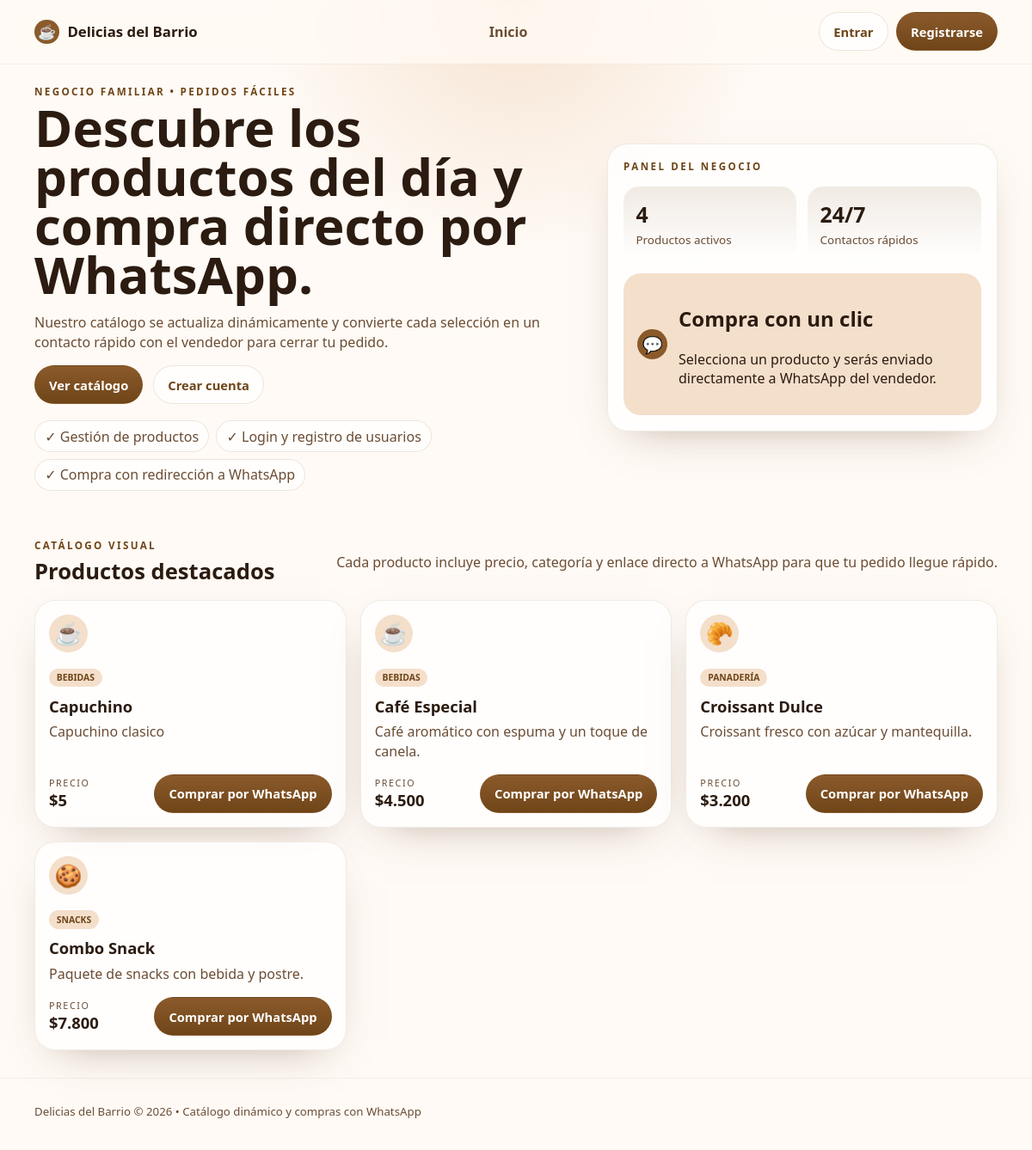
The page / on the database its author committed.
### tables this page shows
CREATE TABLE products (
            id INTEGER PRIMARY KEY AUTOINCREMENT,
            name TEXT NOT NULL,
            description TEXT NOT NULL,
            price REAL NOT NULL DEFAULT 0,
            category TEXT NOT NULL,
            whatsapp TEXT NOT NULL,
            icon TEXT NOT NULL,
            status TEXT NOT NULL DEFAULT 'activo',
            created_at TEXT NOT NULL DEFAULT CURRENT_TIMESTAMP,
            updated_at TEXT NOT NULL DEFAULT CURRENT_TIMESTAMP
        );

### app/Controller.php (called while the page is built, shortened)
<?php
abstract class Controller
{
    protected function view(string $template, array $data = []): void
    {
        extract($data);
        $layout = __DIR__ . '/Views/' . $template . '.php';
        include $layout;
    }
}

### app/Controllers/HomeController.php (called while the page is built, shortened)
<?php
class HomeController extends Controller
{
    public function index(): void
    {
        $pdo = Database::connection();
        $stmt = $pdo->query('SELECT * FROM products WHERE status = "activo" ORDER BY created_at DESC');
        $products = $stmt->fetchAll();
        $this->view('home', [
            'products' => $products,
            'pageTitle' => 'Inicio',
        ]);
    }
}

### app/Router.php (called while the page is built, shortened)
<?php
class Router
{
    public function dispatch(string $uri, string $method): void
    {
        $uri = trim($uri, '/');
        $segments = $uri === '' ? [] : array_filter(explode('/', $uri));
        $action = 'index';
        if ($segments === []) {
            $action = 'index';
        } elseif ($segments[0] === 'login') {
            $controller = AuthController::class;
            $action = $method === 'POST' ? 'login' : 'showLogin';
        } elseif ($segments[0] === 'register') {
            $controller = AuthController::class;
            $action = $method === 'POST' ? 'register' : 'showRegister';
        } elseif ($segments[0] === 'logout') {
            $controller = AuthController::class;
            $action = 'logout';
        } elseif (isset($segments[0], $segments[1]) && $segments[0] === 'admin' && $segments[1] === 'products') {
            $controller = ProductController::class;
            $action = 'manage';
        } elseif (isset($segments[0], $segments[1]) && $segments[0] === 'admin' && $segments[1] === 'import') {
            $controller = ProductController::class;
            $action = 'import';
        } elseif (isset($segments[0], $segments[1]) && $segments[0] === 'admin' && $segments[1] === 'orders') {
            $controller = \App\Controllers\OrderController::class;
            $action = $method === 'POST' ? 'updateStatus' : 'index';
        } elseif ($segments[0] === 'admin') {
            $controller = DashboardController::class;
            $action = 'index';
        } else {
            $controller = HomeController::class;
            $action = 'index';
        }
        $controllerInstance = new $controller();
        $controllerInstance->$action();
    }
}

### index.php (called while the page is built, shortened)
<?php
$uri = parse_url($_SERVER['REQUEST_URI'], PHP_URL_PATH);
$router = new Router();
$router->dispatch($uri, $_SERVER['REQUEST_METHOD']);

### app/Views/home.php (the view)
<?php include __DIR__ . '/partials/header.php'; ?>
<section class="hero-section">
    <div class="container hero-grid">
        <div class="hero-copy">
            <p class="eyebrow">Negocio familiar • Pedidos fáciles</p>
            <h1>Descubre los productos del día y compra directo por WhatsApp.</h1>
            <p class="lead">Nuestro catálogo se actualiza dinámicamente y convierte cada selección en un contacto rápido con el vendedor para cerrar tu pedido.</p>
            <div class="hero-actions">
                <a class="btn btn-primary" href="#catalogo">Ver catálogo</a>
                <a class="btn btn-secondary" href="/register">Crear cuenta</a>
            </div>
            <ul class="hero-points">
                <li>✓ Gestión de productos</li>
                <li>✓ Login y registro de usuarios</li>
                <li>✓ Compra con redirección a WhatsApp</li>
            </ul>
        </div>
        <div class="hero-card">
            <div class="hero-card-top">Panel del negocio</div>
            <div class="hero-stats">
                <div class="stat-box">
                    <strong><?= count($products) ?></strong>
                    <span>Productos activos</span>
                </div>
                <div class="stat-box">
                    <strong>24/7</strong>
                    <span>Contactos rápidos</span>
                </div>
            </div>
            <div class="hero-highlight">
                <span class="highlight-icon">💬</span>
                <div>
                    <h2>Compra con un clic</h2>
                    <p>Selecciona un producto y serás enviado directamente a WhatsApp del vendedor.</p>
                </div>
            </div>
        </div>
    </div>
</section>
<section id="catalogo" class="content-section">
    <div class="container section-header">
        <div>
            <p class="eyebrow">Catálogo visual</p>
            <h2>Productos destacados</h2>
        </div>
        <p class="section-copy">Cada producto incluye precio, categoría y enlace directo a WhatsApp para que tu pedido llegue rápido.</p>
    </div>
    <div class="container product-grid">
        <?php foreach ($products as $product): ?>
            <article class="product-card">
                <div class="product-emoji" aria-hidden="true"><?= htmlspecialchars($product['icon']) ?></div>
                <div class="product-meta">
                    <span class="category-tag"><?= htmlspecialchars($product['category']) ?></span>
                    <h3><?= htmlspecialchars($product['name']) ?></h3>
                    <p><?= htmlspecialchars($product['description']) ?></p>
                </div>
                <div class="product-footer">
                    <div class="price-block">
                        <span class="price-label">Precio</span>
                        <strong class="price-value">$<?= htmlspecialchars($product['formatted_price']) ?></strong>
                    </div>
                    <a class="btn btn-primary buy-link" href="<?= htmlspecialchars($product['whatsapp_url']) ?>" target="_blank" rel="noopener noreferrer">Comprar por WhatsApp</a>
                </div>
            </article>
        <?php endforeach; ?>
    </div>
</section>
<?php include __DIR__ . '/partials/footer.php'; ?>

### app/Views/partials/header.php (shortened to what this page needs)
<?php
$user = $_SESSION['user'] ?? null;
?>
<!DOCTYPE html>
<html lang="es">
<head>
    <link rel="stylesheet" href="/assets/style.css" />
</head>
<body>
<header class="site-header">
    <div class="container nav-wrap">
        <a class="brand" href="/">
            <span class="brand-icon">☕</span>
            <span>Delicias del Barrio</span>
        </a>
        <nav class="site-nav">
            <a href="/">Inicio</a>
        </nav>
        <div class="auth-actions">
            <?php if ($user): ?>
                <span class="user-pill">Hola, <?= htmlspecialchars($user['name']) ?></span>
                <?php if (($user['role'] ?? '') === 'admin'): ?>
                    <a class="btn btn-secondary" href="/admin">Dashboard</a>
                <?php endif; ?>
                <a class="btn btn-secondary" href="/logout">Cerrar sesión</a>
            <?php else: ?>
                <a class="btn btn-secondary" href="/login">Entrar</a>
                <a class="btn btn-primary" href="/register">Registrarse</a>
            <?php endif; ?>
        </div>
    </div>
</header>
<main class="site-main">

### app/Views/partials/footer.php
</main>
<footer class="site-footer">
    <div class="container footer-inner">
        <p>Delicias del Barrio © 2026 • Catálogo dinámico y compras con WhatsApp</p>
    </div>
</footer>
</body>
</html>

### rows shown on the page
products: icon "☕", category "BEBIDAS", name "Capuchino", description "Capuchino clasico", price "5"
products: icon "☕", category "BEBIDAS", name "Café Especial", description "Café aromático con espuma y un toque de canela.", formatted_price "4.500"
products: icon "🥐", category "PANADERÍA", name "Croissant Dulce", description "Croissant fresco con azúcar y mantequilla.", formatted_price "3.200"
products: icon "🍪", category "SNACKS", name "Combo Snack", description "Paquete de snacks con bebida y postre.", formatted_price "7.800"

### other values the page prints
count($products) "4"
